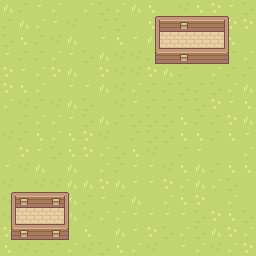

This is a level from a 2D game, rendered from its Tiled map with the project's own tilesets. A one-line summary and the map file follow, with tile-layer data summarised:
An orthogonal 16x16 tile map with 16x16 px tiles, 2 tile layers (Ground, World), 2 tilesets.

<map version="1.8" tiledversion="1.8.4" orientation="orthogonal" renderorder="right-down" width="16" height="16" tilewidth="16" tileheight="16" infinite="0" nextlayerid="5" nextobjectid="1">
 <editorsettings>
  <export target="../source/tileMap.json" format="json" />
 </editorsettings>
 <tileset firstgid="1" name="tileset" tilewidth="16" tileheight="16" tilecount="64" columns="8">
  <image source="../images/tileset.png" trans="ff00ff" width="128" height="128" />
  <tile id="0">
   <properties>
    <property name="ge_collide" type="bool" value="false" />
   </properties>
  </tile>
  <tile id="1">
   <properties>
    <property name="ge_collide" type="bool" value="false" />
   </properties>
  </tile>
  <tile id="2">
   <properties>
    <property name="ge_collide" type="bool" value="false" />
   </properties>
  </tile>
  <tile id="3">
   <properties>
    <property name="ge_collide" type="bool" value="false" />
   </properties>
  </tile>
  <tile id="4">
   <properties>
    <property name="ge_collide" type="bool" value="false" />
   </properties>
  </tile>
  <tile id="5">
   <properties>
    <property name="ge_collide" type="bool" value="false" />
   </properties>
  </tile>
  <tile id="6">
   <properties>
    <property name="ge_collide" type="bool" value="false" />
   </properties>
  </tile>
  <tile id="7">
   <properties>
    <property name="ge_collide" type="bool" value="false" />
   </properties>
  </tile>
  <tile id="8">
   <properties>
    <property name="ge_collide" type="bool" value="true" />
   </properties>
  </tile>
  <tile id="9">
   <properties>
    <property name="ge_collide" type="bool" value="true" />
   </properties>
  </tile>
  <tile id="10">
   <properties>
    <property name="ge_collide" type="bool" value="true" />
   </properties>
  </tile>
  <tile id="11">
   <properties>
    <property name="ge_collide" type="bool" value="true" />
   </properties>
  </tile>
  <tile id="12">
   <properties>
    <property name="ge_collide" type="bool" value="true" />
   </properties>
  </tile>
  <tile id="13">
   <properties>
    <property name="ge_collide" type="bool" value="true" />
   </properties>
  </tile>
  <tile id="14">
   <properties>
    <property name="ge_collide" type="bool" value="true" />
   </properties>
  </tile>
  <tile id="15">
   <properties>
    <property name="ge_collide" type="bool" value="true" />
   </properties>
  </tile>
  <tile id="16">
   <properties>
    <property name="ge_collide" type="bool" value="true" />
   </properties>
  </tile>
  <tile id="17">
   <properties>
    <property name="ge_collide" type="bool" value="true" />
   </properties>
  </tile>
  <tile id="18">
   <properties>
    <property name="ge_collide" type="bool" value="true" />
   </properties>
  </tile>
  <tile id="19">
   <properties>
    <property name="ge_collide" type="bool" value="true" />
   </properties>
  </tile>
  <tile id="20">
   <properties>
    <property name="ge_collide" type="bool" value="true" />
   </properties>
  </tile>
  <tile id="21">
   <properties>
    <property name="ge_collide" type="bool" value="true" />
   </properties>
  </tile>
  <tile id="22">
   <properties>
    <property name="ge_collide" type="bool" value="true" />
   </properties>
  </tile>
  <tile id="23">
   <properties>
    <property name="ge_collide" type="bool" value="true" />
   </properties>
  </tile>
  <tile id="24">
   <properties>
    <property name="ge_collide" type="bool" value="false" />
   </properties>
  </tile>
  <tile id="25">
   <properties>
    <property name="ge_collide" type="bool" value="false" />
   </properties>
  </tile>
  <tile id="26">
   <properties>
    <property name="ge_collide" type="bool" value="false" />
   </properties>
  </tile>
  <tile id="27">
   <properties>
    <property name="ge_collide" type="bool" value="false" />
   </properties>
  </tile>
  <tile id="28">
   <properties>
    <property name="ge_collide" type="bool" value="false" />
   </properties>
  </tile>
  <tile id="29">
   <properties>
    <property name="ge_collide" type="bool" value="false" />
   </properties>
  </tile>
  <tile id="30">
   <properties>
    <property name="ge_collide" type="bool" value="false" />
   </properties>
  </tile>
  <tile id="31">
   <properties>
    <property name="ge_collide" type="bool" value="false" />
   </properties>
  </tile>
  <tile id="32">
   <properties>
    <property name="ge_collide" type="bool" value="false" />
   </properties>
  </tile>
  <tile id="33">
   <properties>
    <property name="ge_collide" type="bool" value="false" />
   </properties>
  </tile>
  <tile id="34">
   <properties>
    <property name="ge_collide" type="bool" value="false" />
   </properties>
  </tile>
  <tile id="35">
   <properties>
    <property name="ge_collide" type="bool" value="false" />
   </properties>
  </tile>
  <tile id="36">
   <properties>
    <property name="ge_collide" type="bool" value="false" />
   </properties>
  </tile>
  <tile id="37">
   <properties>
    <property name="ge_collide" type="bool" value="false" />
   </properties>
  </tile>
  <tile id="38">
   <properties>
    <property name="ge_collide" type="bool" value="false" />
   </properties>
  </tile>
  <tile id="39">
   <properties>
    <property name="ge_collide" type="bool" value="false" />
   </properties>
  </tile>
 </tileset>
 <tileset firstgid="65" name="tileset-sproutland" tilewidth="16" tileheight="16" tilecount="576" columns="24">
  <image source="../images/tileset-sproutland.png" trans="ff00ff" width="384" height="384" />
 </tileset>
 <layer id="1" name="Ground" width="16" height="16">
  <data>[256 cells, 256 non-empty, 9 distinct tile ids]</data>
 </layer>
 <layer id="3" name="World" width="16" height="16">
  <data>[256 cells, 33 non-empty, 10 distinct tile ids]</data>
 </layer>
</map>